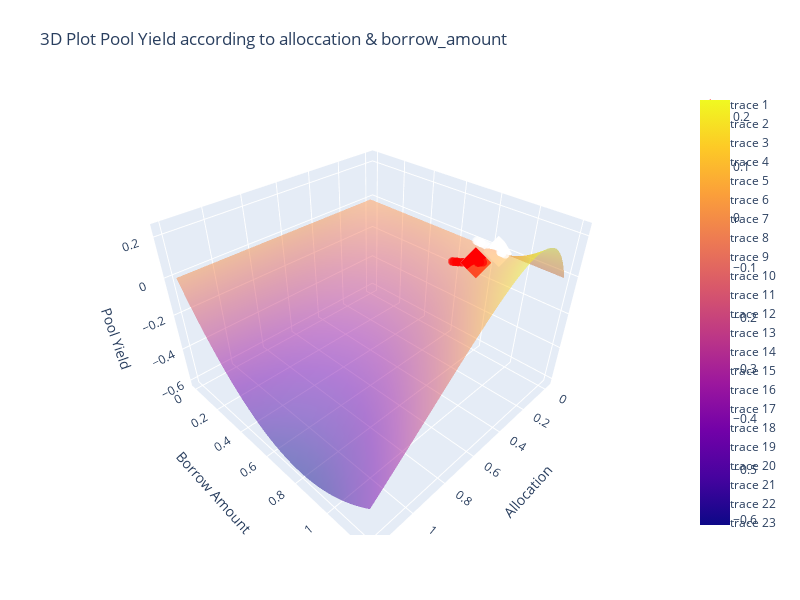

The cell this chart's notebook holds for it:
### Code cell
# Plotting yield according to borrow_amount & allocation
# Also display allocation point from sample allocations
import copy
from typing import Dict
import plotly.graph_objects as go
import numpy as np

import numpy as np
import matplotlib.pyplot as plt
from mpl_toolkits.mplot3d import Axes3D
from sturdy.validator.simulator import Simulator


def borrow_rate(util_rate: float, pool: Dict) -> float:
    # interest_rate = (
    #     pool["base_rate"] + (util_rate / pool["optimal_util_rate"]) * pool["base_slope"]
    #     if util_rate < pool["optimal_util_rate"]
    #     else pool["base_rate"]
    #     + pool["base_slope"]
    #     + ((util_rate - pool["optimal_util_rate"]) / (1 - pool["optimal_util_rate"]))
    #     * pool["kink_slope"]
    # )
    interest_rate = (
        pool["base_rate"]
        + pool["base_slope"]
        + ((util_rate - pool["optimal_util_rate"]) / (1 - pool["optimal_util_rate"]))
        * pool["kink_slope"]
    )

    # interest_rate = (
    #     pool["base_rate"] + (util_rate / pool["optimal_util_rate"]) * pool["base_slope"]
    # )
    return interest_rate


def supply_rate(util_rate: float, pool: Dict) -> float:
    return util_rate * borrow_rate(util_rate, pool)

def target(alloc, borrow_amount, pool):
    util_rate = borrow_amount / (pool["reserve_size"] + alloc)
    pool_yield = alloc * supply_rate(util_rate, pool)
    return pool_yield


def add_yield_for_allocation(pool_history, allocation, fig, color='red'):
    for idx, hist in enumerate(pool_history):
        symbol = 'diamond' if idx == 0 else 'circle'  # highlight first point
        opacity = 1 if idx == 0 else 0.5  # highlight first point
        size = 8 if idx == 0 else 3
        x_highlight = allocation[target_pool]
        y_highlight = hist[target_pool]['borrow_amount']
        z_highlight = target(x_highlight, y_highlight, options)
        # Add scatter plot on the same axes to highlight the specific point
        fig.add_trace(go.Scatter3d(x=[x_highlight], y=[y_highlight], z=[z_highlight],
                                mode='markers', marker=dict(size=size, color=color, symbol=symbol, opacity=opacity)))


target_pool = '9'
assets_and_pools = {'total_assets': 0.6, 'pools': {'0': {'pool_id': '0', 'base_rate': 0.05, 'base_slope': 0.045, 'kink_slope': 0.868, 'optimal_util_rate': 0.8, 'borrow_amount': 0.9, 'reserve_size': 1.0}, '1': {'pool_id': '1', 'base_rate': 0.02, 'base_slope': 0.035, 'kink_slope': 0.763, 'optimal_util_rate': 0.8, 'borrow_amount': 0.65, 'reserve_size': 1.0}, '2': {'pool_id': '2', 'base_rate': 0.04, 'base_slope': 0.014, 'kink_slope': 0.807, 'optimal_util_rate': 0.65, 'borrow_amount': 0.8, 'reserve_size': 1.0}, '3': {'pool_id': '3', 'base_rate': 0.04, 'base_slope': 0.074, 'kink_slope': 0.281, 'optimal_util_rate': 0.9, 'borrow_amount': 0.9, 'reserve_size': 1.0}, '4': {'pool_id': '4', 'base_rate': 0.05, 'base_slope': 0.047, 'kink_slope': 0.253, 'optimal_util_rate': 0.9, 'borrow_amount': 0.7, 'reserve_size': 1.0}, '5': {'pool_id': '5', 'base_rate': 0.01, 'base_slope': 0.038, 'kink_slope': 0.341, 'optimal_util_rate': 0.8, 'borrow_amount': 0.65, 'reserve_size': 1.0}, '6': {'pool_id': '6', 'base_rate': 0.02, 'base_slope': 0.086, 'kink_slope': 0.682, 'optimal_util_rate': 0.7, 'borrow_amount': 0.8, 'reserve_size': 1.0}, '7': {'pool_id': '7', 'base_rate': 0.05, 'base_slope': 0.096, 'kink_slope': 0.832, 'optimal_util_rate': 0.7, 'borrow_amount': 0.7, 'reserve_size': 1.0}, '8': {'pool_id': '8', 'base_rate': 0.05, 'base_slope': 0.1, 'kink_slope': 0.659, 'optimal_util_rate': 0.75, 'borrow_amount': 0.55, 'reserve_size': 1.0}, '9': {'pool_id': '9', 'base_rate': 0.05, 'base_slope': 0.1, 'kink_slope': 0.241, 'optimal_util_rate': 0.9, 'borrow_amount': 0.85, 'reserve_size': 1.0}}}
# options = {'pool_id': '0', 'base_rate': 0.04, 'base_slope': 0.087, 'kink_slope': 0.922, 'optimal_util_rate': 0.75, 'borrow_amount': 0.7, 'reserve_size': 1.0}
options = pools[target_pool]
my_alloc = {'0': 0.12443545092822957, '1': 0.0, '2': 0.17921426860524672, '3': 0.050236039924320346, '4': 0.0, '5': 0.0, '6': 0.1589818938291596, '7': 0.10319600530795651, '8': 0.0, '9': -0.016063658597912756}
top_alloc = {'0': 0.059313933663, '1': 0.0, '2': 0.086214405598, '3': 0.109455902468, '4': 0.0, '5': 0.0, '6': 0.067177715357, '7': 0.107585342652, '8': 0.0, '9': 0.170252700259}


# Point of interest coordinates according to simulator
simulator = Simulator()
simulator.initialize()
simulator.init_data(copy.deepcopy(assets_and_pools), top_alloc)
simulator.reset()
simulator.init_data(copy.deepcopy(assets_and_pools), top_alloc)
simulator.update_reserves_with_allocs()
simulator.run()

# Setup the range for x and y
x_values = np.linspace(0, 1.2, 50)
y_values = np.linspace(0, 1.2, 50)

# Initialize the z values matrix
z_values = np.zeros((len(x_values), len(y_values)))

# Calculate z values using nested loops since the function accepts only scalar inputs
for i, x in enumerate(x_values):
    for j, y in enumerate(y_values):
        z_values[j, i] = target(x, y, options)

# Create a surface plot
fig = go.Figure(data=[go.Surface(z=z_values, x=x_values, y=y_values, opacity=0.5)])

add_yield_for_allocation(simulator.pool_history, top_alloc, fig)
add_yield_for_allocation(simulator.pool_history, my_alloc, fig, color='white')

# Update plot layout
fig.update_layout(title='3D Plot Pool Yield according to alloccation & borrow_amount', autosize=False,
                  width=800, height=600,
                  margin=dict(l=65, r=50, b=65, t=90),
                  scene=dict(
                    xaxis_title='Allocation',  # Label for the X axis
                    yaxis_title='Borrow Amount',  # Label for the Y axis
                    zaxis_title='Pool Yield'   # Label for the Z axis
    )
                  )

# Show plot
fig.show()

### Figure 1 — Plotly figure (JSON) as saved in the notebook; plotly's stock layout.template omitted (floating-point values rounded to 4 significant figures; data arrays with more than 128 entries replaced by an {"elided": "..."} marker saying what was removed)
{"data": [{"opacity": 0.5, "type": "surface", "x": [0, 0.02449, 0.04898, 0.07347, 0.09796, 0.1224, 0.1469, 0.1714, 0.1959, 0.2204, 0.2449, 0.2694, 0.2939, 0.3184, 0.3429, 0.3673, 0.3918, 0.4163, 0.4408, 0.4653, 0.4898, 0.5143, 0.5388, 0.5633, 0.5878, 0.6122, 0.6367, 0.6612, 0.6857, 0.7102, 0.7347, 0.7592, 0.7837, 0.8082, 0.8327, 0.8571, 0.8816, 0.9061, 0.9306, 0.9551, 0.9796, 1.004, 1.029, 1.053, 1.078, 1.102, 1.127, 1.151, 1.176, 1.2], "y": [0, 0.02449, 0.04898, 0.07347, 0.09796, 0.1224, 0.1469, 0.1714, 0.1959, 0.2204, 0.2449, 0.2694, 0.2939, 0.3184, 0.3429, 0.3673, 0.3918, 0.4163, 0.4408, 0.4653, 0.4898, 0.5143, 0.5388, 0.5633, 0.5878, 0.6122, 0.6367, 0.6612, 0.6857, 0.7102, 0.7347, 0.7592, 0.7837, 0.8082, 0.8327, 0.8571, 0.8816, 0.9061, 0.9306, 0.9551, 0.9796, 1.004, 1.029, 1.053, 1.078, 1.102, 1.127, 1.151, 1.176, 1.2], "z": {"elided": "50x50 float values"}}, {"marker": {"color": "red", "opacity": 1, "size": 8, "symbol": "diamond"}, "mode": "markers", "type": "scatter3d", "x": [0.1703], "y": [0.85], "z": [0.005208]}, {"marker": {"color": "red", "opacity": 0.5, "size": 3, "symbol": "circle"}, "mode": "markers", "type": "scatter3d", "x": [0.1703], "y": [0.8652], "z": [0.01178]}, {"marker": {"color": "red", "opacity": 0.5, "size": 3, "symbol": "circle"}, "mode": "markers", "type": "scatter3d", "x": [0.1703], "y": [0.8554], "z": [0.007534]}, {"marker": {"color": "red", "opacity": 0.5, "size": 3, "symbol": "circle"}, "mode": "markers", "type": "scatter3d", "x": [0.1703], "y": [0.861], "z": [0.00994]}, {"marker": {"color": "red", "opacity": 0.5, "size": 3, "symbol": "circle"}, "mode": "markers", "type": "scatter3d", "x": [0.1703], "y": [0.8612], "z": [0.01002]}, {"marker": {"color": "red", "opacity": 0.5, "size": 3, "symbol": "circle"}, "mode": "markers", "type": "scatter3d", "x": [0.1703], "y": [0.8476], "z": [0.004202]}, {"marker": {"color": "red", "opacity": 0.5, "size": 3, "symbol": "circle"}, "mode": "markers", "type": "scatter3d", "x": [0.1703], "y": [0.8665], "z": [0.01237]}, {"marker": {"color": "red", "opacity": 0.5, "size": 3, "symbol": "circle"}, "mode": "markers", "type": "scatter3d", "x": [0.1703], "y": [0.8358], "z": [-0.0007422]}, {"marker": {"color": "red", "opacity": 0.5, "size": 3, "symbol": "circle"}, "mode": "markers", "type": "scatter3d", "x": [0.1703], "y": [0.8684], "z": [0.01321]}, {"marker": {"color": "red", "opacity": 0.5, "size": 3, "symbol": "circle"}, "mode": "markers", "type": "scatter3d", "x": [0.1703], "y": [0.871], "z": [0.01436]}, {"marker": {"color": "red", "opacity": 0.5, "size": 3, "symbol": "circle"}, "mode": "markers", "type": "scatter3d", "x": [0.1703], "y": [0.8507], "z": [0.005499]}, {"marker": {"color": "red", "opacity": 0.5, "size": 3, "symbol": "circle"}, "mode": "markers", "type": "scatter3d", "x": [0.1703], "y": [0.837], "z": [-0.0002566]}, {"marker": {"color": "red", "opacity": 0.5, "size": 3, "symbol": "circle"}, "mode": "markers", "type": "scatter3d", "x": [0.1703], "y": [0.8275], "z": [-0.004124]}, {"marker": {"color": "red", "opacity": 0.5, "size": 3, "symbol": "circle"}, "mode": "markers", "type": "scatter3d", "x": [0.1703], "y": [0.8208], "z": [-0.006794]}, {"marker": {"color": "red", "opacity": 0.5, "size": 3, "symbol": "circle"}, "mode": "markers", "type": "scatter3d", "x": [0.1703], "y": [0.8435], "z": [0.002478]}, {"marker": {"color": "red", "opacity": 0.5, "size": 3, "symbol": "circle"}, "mode": "markers", "type": "scatter3d", "x": [0.1703], "y": [0.8306], "z": [-0.002864]}, {"marker": {"color": "red", "opacity": 0.5, "size": 3, "symbol": "circle"}, "mode": "markers", "type": "scatter3d", "x": [0.1703], "y": [0.8511], "z": [0.00566]}, {"marker": {"color": "red", "opacity": 0.5, "size": 3, "symbol": "circle"}, "mode": "markers", "type": "scatter3d", "x": [0.1703], "y": [0.8113], "z": [-0.01051]}, {"marker": {"color": "red", "opacity": 0.5, "size": 3, "symbol": "circle"}, "mode": "markers", "type": "scatter3d", "x": [0.1703], "y": [0.8252], "z": [-0.005037]}, {"marker": {"color": "red", "opacity": 0.5, "size": 3, "symbol": "circle"}, "mode": "markers", "type": "scatter3d", "x": [0.1703], "y": [0.8484], "z": [0.004543]}, {"marker": {"color": "red", "opacity": 0.5, "size": 3, "symbol": "circle"}, "mode": "markers", "type": "scatter3d", "x": [0.1703], "y": [0.8204], "z": [-0.00696]}, {"marker": {"color": "red", "opacity": 0.5, "size": 3, "symbol": "circle"}, "mode": "markers", "type": "scatter3d", "x": [0.1703], "y": [0.8251], "z": [-0.00508]}, {"marker": {"color": "red", "opacity": 0.5, "size": 3, "symbol": "circle"}, "mode": "markers", "type": "scatter3d", "x": [0.1703], "y": [0.8444], "z": [0.00286]}, {"marker": {"color": "red", "opacity": 0.5, "size": 3, "symbol": "circle"}, "mode": "markers", "type": "scatter3d", "x": [0.1703], "y": [0.8296], "z": [-0.003263]}, {"marker": {"color": "red", "opacity": 0.5, "size": 3, "symbol": "circle"}, "mode": "markers", "type": "scatter3d", "x": [0.1703], "y": [0.8438], "z": [0.002573]}, {"marker": {"color": "red", "opacity": 0.5, "size": 3, "symbol": "circle"}, "mode": "markers", "type": "scatter3d", "x": [0.1703], "y": [0.8539], "z": [0.006865]}, {"marker": {"color": "red", "opacity": 0.5, "size": 3, "symbol": "circle"}, "mode": "markers", "type": "scatter3d", "x": [0.1703], "y": [0.8564], "z": [0.007972]}, {"marker": {"color": "red", "opacity": 0.5, "size": 3, "symbol": "circle"}, "mode": "markers", "type": "scatter3d", "x": [0.1703], "y": [0.84], "z": [0.0009955]}, {"marker": {"color": "red", "opacity": 0.5, "size": 3, "symbol": "circle"}, "mode": "markers", "type": "scatter3d", "x": [0.1703], "y": [0.871], "z": [0.01435]}, {"marker": {"color": "red", "opacity": 0.5, "size": 3, "symbol": "circle"}, "mode": "markers", "type": "scatter3d", "x": [0.1703], "y": [0.8721], "z": [0.01483]}, {"marker": {"color": "red", "opacity": 0.5, "size": 3, "symbol": "circle"}, "mode": "markers", "type": "scatter3d", "x": [0.1703], "y": [0.8873], "z": [0.02176]}, {"marker": {"color": "red", "opacity": 0.5, "size": 3, "symbol": "circle"}, "mode": "markers", "type": "scatter3d", "x": [0.1703], "y": [0.8857], "z": [0.02104]}, {"marker": {"color": "red", "opacity": 0.5, "size": 3, "symbol": "circle"}, "mode": "markers", "type": "scatter3d", "x": [0.1703], "y": [0.8456], "z": [0.003345]}, {"marker": {"color": "red", "opacity": 0.5, "size": 3, "symbol": "circle"}, "mode": "markers", "type": "scatter3d", "x": [0.1703], "y": [0.8262], "z": [-0.004628]}, {"marker": {"color": "red", "opacity": 0.5, "size": 3, "symbol": "circle"}, "mode": "markers", "type": "scatter3d", "x": [0.1703], "y": [0.7779], "z": [-0.02292]}, {"marker": {"color": "red", "opacity": 0.5, "size": 3, "symbol": "circle"}, "mode": "markers", "type": "scatter3d", "x": [0.1703], "y": [0.8036], "z": [-0.01347]}, {"marker": {"color": "red", "opacity": 0.5, "size": 3, "symbol": "circle"}, "mode": "markers", "type": "scatter3d", "x": [0.1703], "y": [0.7994], "z": [-0.01507]}, {"marker": {"color": "red", "opacity": 0.5, "size": 3, "symbol": "circle"}, "mode": "markers", "type": "scatter3d", "x": [0.1703], "y": [0.7965], "z": [-0.01613]}, {"marker": {"color": "red", "opacity": 0.5, "size": 3, "symbol": "circle"}, "mode": "markers", "type": "scatter3d", "x": [0.1703], "y": [0.7519], "z": [-0.03177]}, {"marker": {"color": "red", "opacity": 0.5, "size": 3, "symbol": "circle"}, "mode": "markers", "type": "scatter3d", "x": [0.1703], "y": [0.7567], "z": [-0.03019]}, {"marker": {"color": "red", "opacity": 0.5, "size": 3, "symbol": "circle"}, "mode": "markers", "type": "scatter3d", "x": [0.1703], "y": [0.7718], "z": [-0.02504]}, {"marker": {"color": "red", "opacity": 0.5, "size": 3, "symbol": "circle"}, "mode": "markers", "type": "scatter3d", "x": [0.1703], "y": [0.7471], "z": [-0.03336]}, {"marker": {"color": "red", "opacity": 0.5, "size": 3, "symbol": "circle"}, "mode": "markers", "type": "scatter3d", "x": [0.1703], "y": [0.7465], "z": [-0.03354]}, {"marker": {"color": "red", "opacity": 0.5, "size": 3, "symbol": "circle"}, "mode": "markers", "type": "scatter3d", "x": [0.1703], "y": [0.7474], "z": [-0.03325]}, {"marker": {"color": "red", "opacity": 0.5, "size": 3, "symbol": "circle"}, "mode": "markers", "type": "scatter3d", "x": [0.1703], "y": [0.7819], "z": [-0.02149]}, {"marker": {"color": "red", "opacity": 0.5, "size": 3, "symbol": "circle"}, "mode": "markers", "type": "scatter3d", "x": [0.1703], "y": [0.7436], "z": [-0.03447]}, {"marker": {"color": "red", "opacity": 0.5, "size": 3, "symbol": "circle"}, "mode": "markers", "type": "scatter3d", "x": [0.1703], "y": [0.7321], "z": [-0.03808]}, {"marker": {"color": "red", "opacity": 0.5, "size": 3, "symbol": "circle"}, "mode": "markers", "type": "scatter3d", "x": [0.1703], "y": [0.725], "z": [-0.04026]}, {"marker": {"color": "red", "opacity": 0.5, "size": 3, "symbol": "circle"}, "mode": "markers", "type": "scatter3d", "x": [0.1703], "y": [0.728], "z": [-0.03934]}, {"marker": {"color": "red", "opacity": 0.5, "size": 3, "symbol": "circle"}, "mode": "markers", "type": "scatter3d", "x": [0.1703], "y": [0.7199], "z": [-0.0418]}, {"marker": {"color": "white", "opacity": 1, "size": 8, "symbol": "diamond"}, "mode": "markers", "type": "scatter3d", "x": [-0.01606], "y": [0.85], "z": [-0.008158]}, {"marker": {"color": "white", "opacity": 0.5, "size": 3, "symbol": "circle"}, "mode": "markers", "type": "scatter3d", "x": [-0.01606], "y": [0.8652], "z": [-0.009168]}, {"marker": {"color": "white", "opacity": 0.5, "size": 3, "symbol": "circle"}, "mode": "markers", "type": "scatter3d", "x": [-0.01606], "y": [0.8554], "z": [-0.008516]}, {"marker": {"color": "white", "opacity": 0.5, "size": 3, "symbol": "circle"}, "mode": "markers", "type": "scatter3d", "x": [-0.01606], "y": [0.861], "z": [-0.008886]}, {"marker": {"color": "white", "opacity": 0.5, "size": 3, "symbol": "circle"}, "mode": "markers", "type": "scatter3d", "x": [-0.01606], "y": [0.8612], "z": [-0.008898]}, {"marker": {"color": "white", "opacity": 0.5, "size": 3, "symbol": "circle"}, "mode": "markers", "type": "scatter3d", "x": [-0.01606], "y": [0.8476], "z": [-0.008003]}, {"marker": {"color": "white", "opacity": 0.5, "size": 3, "symbol": "circle"}, "mode": "markers", "type": "scatter3d", "x": [-0.01606], "y": [0.8665], "z": [-0.009259]}, {"marker": {"color": "white", "opacity": 0.5, "size": 3, "symbol": "circle"}, "mode": "markers", "type": "scatter3d", "x": [-0.01606], "y": [0.8358], "z": [-0.007239]}, {"marker": {"color": "white", "opacity": 0.5, "size": 3, "symbol": "circle"}, "mode": "markers", "type": "scatter3d", "x": [-0.01606], "y": [0.8684], "z": [-0.009388]}, {"marker": {"color": "white", "opacity": 0.5, "size": 3, "symbol": "circle"}, "mode": "markers", "type": "scatter3d", "x": [-0.01606], "y": [0.871], "z": [-0.009564]}, {"marker": {"color": "white", "opacity": 0.5, "size": 3, "symbol": "circle"}, "mode": "markers", "type": "scatter3d", "x": [-0.01606], "y": [0.8507], "z": [-0.008203]}, {"marker": {"color": "white", "opacity": 0.5, "size": 3, "symbol": "circle"}, "mode": "markers", "type": "scatter3d", "x": [-0.01606], "y": [0.837], "z": [-0.007314]}, {"marker": {"color": "white", "opacity": 0.5, "size": 3, "symbol": "circle"}, "mode": "markers", "type": "scatter3d", "x": [-0.01606], "y": [0.8275], "z": [-0.006715]}, {"marker": {"color": "white", "opacity": 0.5, "size": 3, "symbol": "circle"}, "mode": "markers", "type": "scatter3d", "x": [-0.01606], "y": [0.8208], "z": [-0.0063]}, {"marker": {"color": "white", "opacity": 0.5, "size": 3, "symbol": "circle"}, "mode": "markers", "type": "scatter3d", "x": [-0.01606], "y": [0.8435], "z": [-0.007737]}, {"marker": {"color": "white", "opacity": 0.5, "size": 3, "symbol": "circle"}, "mode": "markers", "type": "scatter3d", "x": [-0.01606], "y": [0.8306], "z": [-0.00691]}, {"marker": {"color": "white", "opacity": 0.5, "size": 3, "symbol": "circle"}, "mode": "markers", "type": "scatter3d", "x": [-0.01606], "y": [0.8511], "z": [-0.008228]}, {"marker": {"color": "white", "opacity": 0.5, "size": 3, "symbol": "circle"}, "mode": "markers", "type": "scatter3d", "x": [-0.01606], "y": [0.8113], "z": [-0.005721]}, {"marker": {"color": "white", "opacity": 0.5, "size": 3, "symbol": "circle"}, "mode": "markers", "type": "scatter3d", "x": [-0.01606], "y": [0.8252], "z": [-0.006573]}, {"marker": {"color": "white", "opacity": 0.5, "size": 3, "symbol": "circle"}, "mode": "markers", "type": "scatter3d", "x": [-0.01606], "y": [0.8484], "z": [-0.008055]}, {"marker": {"color": "white", "opacity": 0.5, "size": 3, "symbol": "circle"}, "mode": "markers", "type": "scatter3d", "x": [-0.01606], "y": [0.8204], "z": [-0.006274]}, {"marker": {"color": "white", "opacity": 0.5, "size": 3, "symbol": "circle"}, "mode": "markers", "type": "scatter3d", "x": [-0.01606], "y": [0.8251], "z": [-0.006566]}, {"marker": {"color": "white", "opacity": 0.5, "size": 3, "symbol": "circle"}, "mode": "markers", "type": "scatter3d", "x": [-0.01606], "y": [0.8444], "z": [-0.007796]}, {"marker": {"color": "white", "opacity": 0.5, "size": 3, "symbol": "circle"}, "mode": "markers", "type": "scatter3d", "x": [-0.01606], "y": [0.8296], "z": [-0.006848]}, {"marker": {"color": "white", "opacity": 0.5, "size": 3, "symbol": "circle"}, "mode": "markers", "type": "scatter3d", "x": [-0.01606], "y": [0.8438], "z": [-0.007751]}, {"marker": {"color": "white", "opacity": 0.5, "size": 3, "symbol": "circle"}, "mode": "markers", "type": "scatter3d", "x": [-0.01606], "y": [0.8539], "z": [-0.008413]}, {"marker": {"color": "white", "opacity": 0.5, "size": 3, "symbol": "circle"}, "mode": "markers", "type": "scatter3d", "x": [-0.01606], "y": [0.8564], "z": [-0.008583]}, {"marker": {"color": "white", "opacity": 0.5, "size": 3, "symbol": "circle"}, "mode": "markers", "type": "scatter3d", "x": [-0.01606], "y": [0.84], "z": [-0.007508]}, {"marker": {"color": "white", "opacity": 0.5, "size": 3, "symbol": "circle"}, "mode": "markers", "type": "scatter3d", "x": [-0.01606], "y": [0.871], "z": [-0.009562]}, {"marker": {"color": "white", "opacity": 0.5, "size": 3, "symbol": "circle"}, "mode": "markers", "type": "scatter3d", "x": [-0.01606], "y": [0.8721], "z": [-0.009636]}, {"marker": {"color": "white", "opacity": 0.5, "size": 3, "symbol": "circle"}, "mode": "markers", "type": "scatter3d", "x": [-0.01606], "y": [0.8873], "z": [-0.0107]}, {"marker": {"color": "white", "opacity": 0.5, "size": 3, "symbol": "circle"}, "mode": "markers", "type": "scatter3d", "x": [-0.01606], "y": [0.8857], "z": [-0.01059]}, {"marker": {"color": "white", "opacity": 0.5, "size": 3, "symbol": "circle"}, "mode": "markers", "type": "scatter3d", "x": [-0.01606], "y": [0.8456], "z": [-0.007871]}, {"marker": {"color": "white", "opacity": 0.5, "size": 3, "symbol": "circle"}, "mode": "markers", "type": "scatter3d", "x": [-0.01606], "y": [0.8262], "z": [-0.006636]}, {"marker": {"color": "white", "opacity": 0.5, "size": 3, "symbol": "circle"}, "mode": "markers", "type": "scatter3d", "x": [-0.01606], "y": [0.7779], "z": [-0.003771]}, {"marker": {"color": "white", "opacity": 0.5, "size": 3, "symbol": "circle"}, "mode": "markers", "type": "scatter3d", "x": [-0.01606], "y": [0.8036], "z": [-0.005258]}, {"marker": {"color": "white", "opacity": 0.5, "size": 3, "symbol": "circle"}, "mode": "markers", "type": "scatter3d", "x": [-0.01606], "y": [0.7994], "z": [-0.005007]}, {"marker": {"color": "white", "opacity": 0.5, "size": 3, "symbol": "circle"}, "mode": "markers", "type": "scatter3d", "x": [-0.01606], "y": [0.7965], "z": [-0.00484]}, {"marker": {"color": "white", "opacity": 0.5, "size": 3, "symbol": "circle"}, "mode": "markers", "type": "scatter3d", "x": [-0.01606], "y": [0.7519], "z": [-0.002362]}, {"marker": {"color": "white", "opacity": 0.5, "size": 3, "symbol": "circle"}, "mode": "markers", "type": "scatter3d", "x": [-0.01606], "y": [0.7567], "z": [-0.002615]}, {"marker": {"color": "white", "opacity": 0.5, "size": 3, "symbol": "circle"}, "mode": "markers", "type": "scatter3d", "x": [-0.01606], "y": [0.7718], "z": [-0.003434]}, {"marker": {"color": "white", "opacity": 0.5, "size": 3, "symbol": "circle"}, "mode": "markers", "type": "scatter3d", "x": [-0.01606], "y": [0.7471], "z": [-0.002107]}, {"marker": {"color": "white", "opacity": 0.5, "size": 3, "symbol": "circle"}, "mode": "markers", "type": "scatter3d", "x": [-0.01606], "y": [0.7465], "z": [-0.002077]}, {"marker": {"color": "white", "opacity": 0.5, "size": 3, "symbol": "circle"}, "mode": "markers", "type": "scatter3d", "x": [-0.01606], "y": [0.7474], "z": [-0.002124]}, {"marker": {"color": "white", "opacity": 0.5, "size": 3, "symbol": "circle"}, "mode": "markers", "type": "scatter3d", "x": [-0.01606], "y": [0.7819], "z": [-0.003996]}, {"marker": {"color": "white", "opacity": 0.5, "size": 3, "symbol": "circle"}, "mode": "markers", "type": "scatter3d", "x": [-0.01606], "y": [0.7436], "z": [-0.001927]}, {"marker": {"color": "white", "opacity": 0.5, "size": 3, "symbol": "circle"}, "mode": "markers", "type": "scatter3d", "x": [-0.01606], "y": [0.7321], "z": [-0.001345]}, {"marker": {"color": "white", "opacity": 0.5, "size": 3, "symbol": "circle"}, "mode": "markers", "type": "scatter3d", "x": [-0.01606], "y": [0.725], "z": [-0.0009916]}, {"marker": {"color": "white", "opacity": 0.5, "size": 3, "symbol": "circle"}, "mode": "markers", "type": "scatter3d", "x": [-0.01606], "y": [0.728], "z": [-0.001141]}, {"marker": {"color": "white", "opacity": 0.5, "size": 3, "symbol": "circle"}, "mode": "markers", "type": "scatter3d", "x": [-0.01606], "y": [0.7199], "z": [-0.0007415]}], "layout": {"autosize": false, "height": 600, "margin": {"b": 65, "l": 65, "r": 50, "t": 90}, "scene": {"xaxis": {"title": {"text": "Allocation"}}, "yaxis": {"title": {"text": "Borrow Amount"}}, "zaxis": {"title": {"text": "Pool Yield"}}}, "title": {"text": "3D Plot Pool Yield according to alloccation & borrow_amount"}, "width": 800}}
